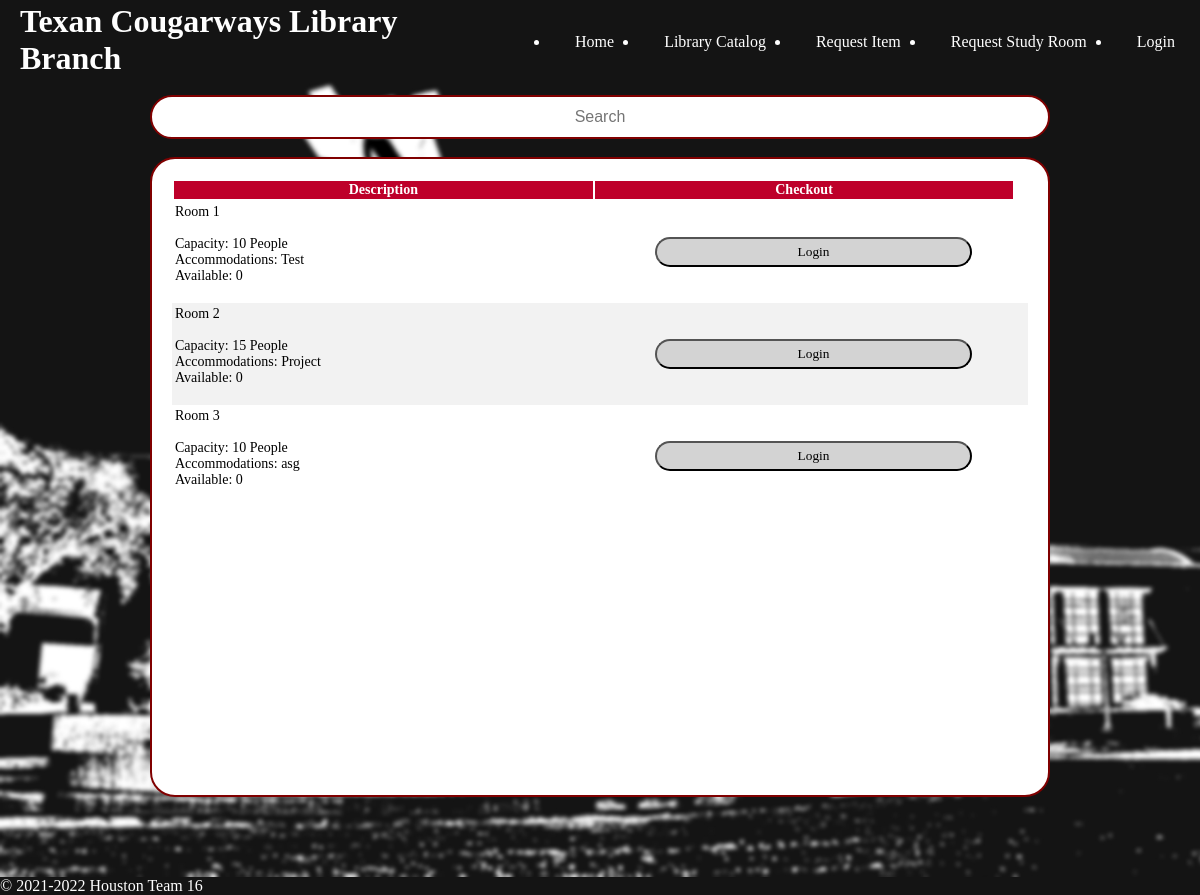
The page /pages/studyRoomPage/requestStudyRoom.php on the database its author committed.
### tables this page shows
CREATE TABLE `studyroom` (
  `roomID` tinyint UNSIGNED NOT NULL,
  `roomCapacity` tinyint UNSIGNED NOT NULL,
  `roomAccommodations` varchar(50) NOT NULL,
  `roomAvailable` mediumint UNSIGNED NOT NULL
);

### pages/studyRoomPage/requestStudyRoom.php (the view, shortened to what this page needs)
<?php
    require_once('../../dbConn/dbConn2.php');
?>
	<html style="width: 100vw;">
		<head>
			<link rel="stylesheet" href="../../styling/requestStudyRoom.css">
		</head>
		<body>
			<header>
				<h1> Texan Cougarways Library Branch </h1>
				<nav id = "navbar">
					<?php
                        require "../header.php";
                    ?>
				</nav>
			</header>
			<main>
                <br>
                <div>
                    <input type = "text" id = "myInput" onkeyup = "searchFunction()" placeHolder = "Search">
                </div>
                <br>
                <div class="displaysearch">
                    <table id="searchtable" class="searchtable" style="color:black">
                        <thead>
                            <tr>
                                <th>Description</th>
                                <th>Checkout</th>
                            </tr>
                        </thead>
                        <tbody>
                            <?php
                                $sql = "SELECT roomID, roomCapacity, roomAccommodations, roomAvailable FROM studyroom";
                                $result = mysqli_query($connection, $sql);
                                if(mysqli_num_rows($result) > 0)
                                {
                                    while($row = mysqli_fetch_assoc($result))
                                    {
                                        echo "<tr>";
                                        echo "<td>" . "Room " . $row['roomID'] . "<br> <br>" . "Capacity: " . $row['roomCapacity'] . " People" . "<br>" . "Accommodations: " . $row['roomAccommodations'] . "<br>" . "Available: " . $row['roomAvailable'] . "<br> <br>" . "</td>";
                                        echo "<td style='text-align: center';>" .  "<a href='../loginPage/login.php'><input type=submit value='Login' style='margin: 0 auto; width: 75%; background-color:lightgrey;
                                        border-radius: 25px; border: 2px solid medium; padding: 5px; font-family: Geneva;'>" . "</td>";
                                        echo "</tr>";
                                    }
                                }
                            ?>
                        </tbody>
                      </table>
                </div>
			</main>
			<footer>
				<p id = "copyrightinfo"> © 2021-2022 Houston Team 16 </p>
			</footer>
		</body>
	</html>

### styling/requestStudyRoom.css (style rules this page uses)
body { margin: 0px; overflow-x: hidden; color: white; }
header { background-color: #141414; width: 100vw; padding-bottom: 0px; padding-top: 3px; display: flex; }
main { background-image: url("../images/backgroundblur.jpg"); background-size: cover; height: 100%; display: block; align-items: center; }
h1 { width: 40%; margin: 0px; padding-left: 20px; }
#navbar { width: 60%; }
#myInput { font-size: 16px; text-align: center; display: block; width: 75vw; height: 5%; margin: 0 auto; border-radius: 25px; border: 2px solid maroon; padding: 20px; }
.displaysearch { height: 70vh; }
.searchtable { font-family: Geneva; font-size: 14; margin: 0 auto; display: flex; flex-flow: column; height: 80vh; width: 75vw; background-color: white; border-radius: 25px; border: 2px solid maroon; padding: 20px; }
.searchtable thead { flex: 0 0 auto; width: calc(100% - 0.9em); }
.searchtable tbody { height: 70vh; flex: 1 1 auto; display: block; overflow-y: scroll; }
.searchtable tbody tr { width: 100%; }
.searchtable thead, .searchtable tbody tr { display: table; table-layout: fixed; }
th { color: white; background: rgb(190, -0, 42); }
footer { background-color: #141414; margin: 0px; }
#copyrightinfo { margin: 0px; }
tr:nth-child(even) { background-color: #f2f2f2 }

### rows shown on the page
studyroom: roomID "1", roomCapacity "10", roomAccommodations "Test", roomAvailable "0"
studyroom: roomID "2", roomCapacity "15", roomAccommodations "Project", roomAvailable "0"
studyroom: roomID "3", roomCapacity "10", roomAccommodations "asg", roomAvailable "0"
